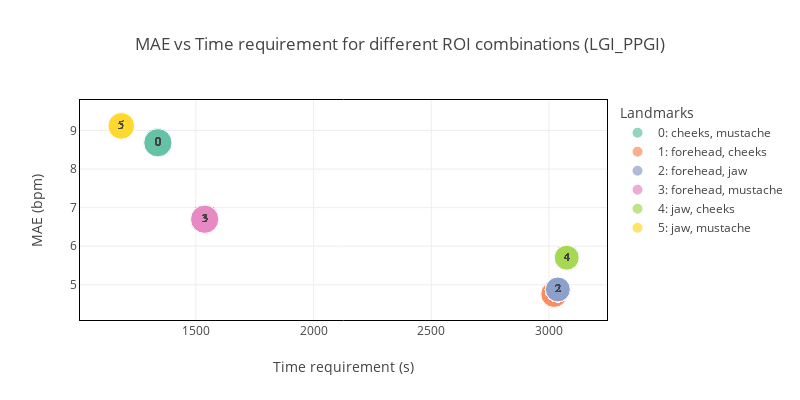

The code cell stored with this chart in its notebook:
### Markdown cell above
## ROI combination

### Code cell
df_combine = pd.read_hdf(f'../results/test_landmarks/h5/{dataset_name}/{dataset_name}_combine_roi.h5')

df1, fig, ax = plot_bubble_roi(df_combine, metric, dataset_name, roi, fig, ax, title=f'MAE vs Time requirement for different ROI combinations ({dataset_name})',size=[800,400])
fig.show()

### Figure 1 — Plotly figure (JSON) as saved in the notebook; plotly's stock layout.template omitted (floating-point values rounded to 4 significant figures)
{"data": [{"customdata": [["0: cheeks, mustache"], ["0: cheeks, mustache"], ["0: cheeks, mustache"], ["0: cheeks, mustache"], ["0: cheeks, mustache"], ["0: cheeks, mustache"], ["0: cheeks, mustache"], ["0: cheeks, mustache"], ["0: cheeks, mustache"], ["0: cheeks, mustache"], ["0: cheeks, mustache"], ["0: cheeks, mustache"], ["0: cheeks, mustache"], ["0: cheeks, mustache"], ["0: cheeks, mustache"], ["0: cheeks, mustache"], ["0: cheeks, mustache"], ["0: cheeks, mustache"], ["0: cheeks, mustache"], ["0: cheeks, mustache"], ["0: cheeks, mustache"], ["0: cheeks, mustache"]], "hovertemplate": "Landmarks=%{customdata[0]}<br>Time requirement (s)=%{x}<br>MAE (bpm)=%{y}<br>Number of landmarks=%{marker.size}<br>landmarks_id=%{text}<extra></extra>", "legendgroup": "0: cheeks, mustache", "marker": {"color": "rgb(102,194,165)", "size": [9, 9, 9, 9, 9, 9, 9, 9, 9, 9, 9, 9, 9, 9, 9, 9, 9, 9, 9, 9, 9, 9], "sizemode": "area", "sizeref": 0.0225, "symbol": "circle"}, "mode": "markers+text", "name": "0: cheeks, mustache", "orientation": "v", "showlegend": true, "text": [0, 0, 0, 0, 0, 0, 0, 0, 0, 0, 0, 0, 0, 0, 0, 0, 0, 0, 0, 0, 0, 0], "textfont": {"family": "Courier New", "size": 12}, "textposition": "middle center", "type": "scatter", "x": [1339.0, 1339.0, 1339.0, 1339.0, 1339.0, 1339.0, 1339.0, 1339.0, 1339.0, 1339.0, 1339.0, 1339.0, 1339.0, 1339.0, 1339.0, 1339.0, 1339.0, 1339.0, 1339.0, 1339.0, 1339.0, 1339.0], "xaxis": "x", "y": [8.682, 8.682, 8.682, 8.682, 8.682, 8.682, 8.682, 8.682, 8.682, 8.682, 8.682, 8.682, 8.682, 8.682, 8.682, 8.682, 8.682, 8.682, 8.682, 8.682, 8.682, 8.682], "yaxis": "y"}, {"customdata": [["1: forehead, cheeks"], ["1: forehead, cheeks"], ["1: forehead, cheeks"], ["1: forehead, cheeks"], ["1: forehead, cheeks"], ["1: forehead, cheeks"], ["1: forehead, cheeks"], ["1: forehead, cheeks"], ["1: forehead, cheeks"], ["1: forehead, cheeks"], ["1: forehead, cheeks"], ["1: forehead, cheeks"], ["1: forehead, cheeks"], ["1: forehead, cheeks"], ["1: forehead, cheeks"], ["1: forehead, cheeks"], ["1: forehead, cheeks"], ["1: forehead, cheeks"], ["1: forehead, cheeks"], ["1: forehead, cheeks"], ["1: forehead, cheeks"], ["1: forehead, cheeks"], ["1: forehead, cheeks"], ["1: forehead, cheeks"], ["1: forehead, cheeks"], ["1: forehead, cheeks"], ["1: forehead, cheeks"], ["1: forehead, cheeks"], ["1: forehead, cheeks"], ["1: forehead, cheeks"], ["1: forehead, cheeks"], ["1: forehead, cheeks"], ["1: forehead, cheeks"], ["1: forehead, cheeks"], ["1: forehead, cheeks"], ["1: forehead, cheeks"], ["1: forehead, cheeks"]], "hovertemplate": "Landmarks=%{customdata[0]}<br>Time requirement (s)=%{x}<br>MAE (bpm)=%{y}<br>Number of landmarks=%{marker.size}<br>landmarks_id=%{text}<extra></extra>", "legendgroup": "1: forehead, cheeks", "marker": {"color": "rgb(252,141,98)", "size": [8, 8, 8, 8, 8, 8, 8, 8, 8, 8, 8, 8, 8, 8, 8, 8, 8, 8, 8, 8, 8, 8, 8, 8, 8, 8, 8, 8, 8, 8, 8, 8, 8, 8, 8, 8, 8], "sizemode": "area", "sizeref": 0.0225, "symbol": "circle"}, "mode": "markers+text", "name": "1: forehead, cheeks", "orientation": "v", "showlegend": true, "text": [1, 1, 1, 1, 1, 1, 1, 1, 1, 1, 1, 1, 1, 1, 1, 1, 1, 1, 1, 1, 1, 1, 1, 1, 1, 1, 1, 1, 1, 1, 1, 1, 1, 1, 1, 1, 1], "textfont": {"family": "Courier New", "size": 12}, "textposition": "middle center", "type": "scatter", "x": [3022.0, 3022.0, 3022.0, 3022.0, 3022.0, 3022.0, 3022.0, 3022.0, 3022.0, 3022.0, 3022.0, 3022.0, 3022.0, 3022.0, 3022.0, 3022.0, 3022.0, 3022.0, 3022.0, 3022.0, 3022.0, 3022.0, 3022.0, 3022.0, 3022.0, 3022.0, 3022.0, 3022.0, 3022.0, 3022.0, 3022.0, 3022.0, 3022.0, 3022.0, 3022.0, 3022.0, 3022.0], "xaxis": "x", "y": [4.759, 4.759, 4.759, 4.759, 4.759, 4.759, 4.759, 4.759, 4.759, 4.759, 4.759, 4.759, 4.759, 4.759, 4.759, 4.759, 4.759, 4.759, 4.759, 4.759, 4.759, 4.759, 4.759, 4.759, 4.759, 4.759, 4.759, 4.759, 4.759, 4.759, 4.759, 4.759, 4.759, 4.759, 4.759, 4.759, 4.759], "yaxis": "y"}, {"customdata": [["2: forehead, jaw"], ["2: forehead, jaw"], ["2: forehead, jaw"], ["2: forehead, jaw"], ["2: forehead, jaw"], ["2: forehead, jaw"], ["2: forehead, jaw"], ["2: forehead, jaw"], ["2: forehead, jaw"], ["2: forehead, jaw"], ["2: forehead, jaw"], ["2: forehead, jaw"], ["2: forehead, jaw"], ["2: forehead, jaw"], ["2: forehead, jaw"], ["2: forehead, jaw"], ["2: forehead, jaw"], ["2: forehead, jaw"], ["2: forehead, jaw"], ["2: forehead, jaw"], ["2: forehead, jaw"], ["2: forehead, jaw"], ["2: forehead, jaw"], ["2: forehead, jaw"], ["2: forehead, jaw"], ["2: forehead, jaw"], ["2: forehead, jaw"], ["2: forehead, jaw"], ["2: forehead, jaw"], ["2: forehead, jaw"], ["2: forehead, jaw"], ["2: forehead, jaw"], ["2: forehead, jaw"], ["2: forehead, jaw"], ["2: forehead, jaw"], ["2: forehead, jaw"], ["2: forehead, jaw"]], "hovertemplate": "Landmarks=%{customdata[0]}<br>Time requirement (s)=%{x}<br>MAE (bpm)=%{y}<br>Number of landmarks=%{marker.size}<br>landmarks_id=%{text}<extra></extra>", "legendgroup": "2: forehead, jaw", "marker": {"color": "rgb(141,160,203)", "size": [7, 7, 7, 7, 7, 7, 7, 7, 7, 7, 7, 7, 7, 7, 7, 7, 7, 7, 7, 7, 7, 7, 7, 7, 7, 7, 7, 7, 7, 7, 7, 7, 7, 7, 7, 7, 7], "sizemode": "area", "sizeref": 0.0225, "symbol": "circle"}, "mode": "markers+text", "name": "2: forehead, jaw", "orientation": "v", "showlegend": true, "text": [2, 2, 2, 2, 2, 2, 2, 2, 2, 2, 2, 2, 2, 2, 2, 2, 2, 2, 2, 2, 2, 2, 2, 2, 2, 2, 2, 2, 2, 2, 2, 2, 2, 2, 2, 2, 2], "textfont": {"family": "Courier New", "size": 12}, "textposition": "middle center", "type": "scatter", "x": [3038.0, 3038.0, 3038.0, 3038.0, 3038.0, 3038.0, 3038.0, 3038.0, 3038.0, 3038.0, 3038.0, 3038.0, 3038.0, 3038.0, 3038.0, 3038.0, 3038.0, 3038.0, 3038.0, 3038.0, 3038.0, 3038.0, 3038.0, 3038.0, 3038.0, 3038.0, 3038.0, 3038.0, 3038.0, 3038.0, 3038.0, 3038.0, 3038.0, 3038.0, 3038.0, 3038.0, 3038.0], "xaxis": "x", "y": [4.878, 4.878, 4.878, 4.878, 4.878, 4.878, 4.878, 4.878, 4.878, 4.878, 4.878, 4.878, 4.878, 4.878, 4.878, 4.878, 4.878, 4.878, 4.878, 4.878, 4.878, 4.878, 4.878, 4.878, 4.878, 4.878, 4.878, 4.878, 4.878, 4.878, 4.878, 4.878, 4.878, 4.878, 4.878, 4.878, 4.878], "yaxis": "y"}, {"customdata": [["3: forehead, mustache"], ["3: forehead, mustache"], ["3: forehead, mustache"], ["3: forehead, mustache"], ["3: forehead, mustache"], ["3: forehead, mustache"], ["3: forehead, mustache"], ["3: forehead, mustache"], ["3: forehead, mustache"], ["3: forehead, mustache"], ["3: forehead, mustache"], ["3: forehead, mustache"], ["3: forehead, mustache"], ["3: forehead, mustache"], ["3: forehead, mustache"], ["3: forehead, mustache"], ["3: forehead, mustache"], ["3: forehead, mustache"], ["3: forehead, mustache"], ["3: forehead, mustache"], ["3: forehead, mustache"], ["3: forehead, mustache"]], "hovertemplate": "Landmarks=%{customdata[0]}<br>Time requirement (s)=%{x}<br>MAE (bpm)=%{y}<br>Number of landmarks=%{marker.size}<br>landmarks_id=%{text}<extra></extra>", "legendgroup": "3: forehead, mustache", "marker": {"color": "rgb(231,138,195)", "size": [9, 9, 9, 9, 9, 9, 9, 9, 9, 9, 9, 9, 9, 9, 9, 9, 9, 9, 9, 9, 9, 9], "sizemode": "area", "sizeref": 0.0225, "symbol": "circle"}, "mode": "markers+text", "name": "3: forehead, mustache", "orientation": "v", "showlegend": true, "text": [3, 3, 3, 3, 3, 3, 3, 3, 3, 3, 3, 3, 3, 3, 3, 3, 3, 3, 3, 3, 3, 3], "textfont": {"family": "Courier New", "size": 12}, "textposition": "middle center", "type": "scatter", "x": [1538.0, 1538.0, 1538.0, 1538.0, 1538.0, 1538.0, 1538.0, 1538.0, 1538.0, 1538.0, 1538.0, 1538.0, 1538.0, 1538.0, 1538.0, 1538.0, 1538.0, 1538.0, 1538.0, 1538.0, 1538.0, 1538.0], "xaxis": "x", "y": [6.699, 6.699, 6.699, 6.699, 6.699, 6.699, 6.699, 6.699, 6.699, 6.699, 6.699, 6.699, 6.699, 6.699, 6.699, 6.699, 6.699, 6.699, 6.699, 6.699, 6.699, 6.699], "yaxis": "y"}, {"customdata": [["4: jaw, cheeks"], ["4: jaw, cheeks"], ["4: jaw, cheeks"], ["4: jaw, cheeks"], ["4: jaw, cheeks"], ["4: jaw, cheeks"], ["4: jaw, cheeks"], ["4: jaw, cheeks"], ["4: jaw, cheeks"], ["4: jaw, cheeks"], ["4: jaw, cheeks"], ["4: jaw, cheeks"], ["4: jaw, cheeks"], ["4: jaw, cheeks"], ["4: jaw, cheeks"], ["4: jaw, cheeks"], ["4: jaw, cheeks"], ["4: jaw, cheeks"], ["4: jaw, cheeks"], ["4: jaw, cheeks"], ["4: jaw, cheeks"], ["4: jaw, cheeks"], ["4: jaw, cheeks"], ["4: jaw, cheeks"], ["4: jaw, cheeks"], ["4: jaw, cheeks"], ["4: jaw, cheeks"], ["4: jaw, cheeks"], ["4: jaw, cheeks"], ["4: jaw, cheeks"], ["4: jaw, cheeks"], ["4: jaw, cheeks"], ["4: jaw, cheeks"], ["4: jaw, cheeks"], ["4: jaw, cheeks"], ["4: jaw, cheeks"], ["4: jaw, cheeks"]], "hovertemplate": "Landmarks=%{customdata[0]}<br>Time requirement (s)=%{x}<br>MAE (bpm)=%{y}<br>Number of landmarks=%{marker.size}<br>landmarks_id=%{text}<extra></extra>", "legendgroup": "4: jaw, cheeks", "marker": {"color": "rgb(166,216,84)", "size": [7, 7, 7, 7, 7, 7, 7, 7, 7, 7, 7, 7, 7, 7, 7, 7, 7, 7, 7, 7, 7, 7, 7, 7, 7, 7, 7, 7, 7, 7, 7, 7, 7, 7, 7, 7, 7], "sizemode": "area", "sizeref": 0.0225, "symbol": "circle"}, "mode": "markers+text", "name": "4: jaw, cheeks", "orientation": "v", "showlegend": true, "text": [4, 4, 4, 4, 4, 4, 4, 4, 4, 4, 4, 4, 4, 4, 4, 4, 4, 4, 4, 4, 4, 4, 4, 4, 4, 4, 4, 4, 4, 4, 4, 4, 4, 4, 4, 4, 4], "textfont": {"family": "Courier New", "size": 12}, "textposition": "middle center", "type": "scatter", "x": [3076.0, 3076.0, 3076.0, 3076.0, 3076.0, 3076.0, 3076.0, 3076.0, 3076.0, 3076.0, 3076.0, 3076.0, 3076.0, 3076.0, 3076.0, 3076.0, 3076.0, 3076.0, 3076.0, 3076.0, 3076.0, 3076.0, 3076.0, 3076.0, 3076.0, 3076.0, 3076.0, 3076.0, 3076.0, 3076.0, 3076.0, 3076.0, 3076.0, 3076.0, 3076.0, 3076.0, 3076.0], "xaxis": "x", "y": [5.703, 5.703, 5.703, 5.703, 5.703, 5.703, 5.703, 5.703, 5.703, 5.703, 5.703, 5.703, 5.703, 5.703, 5.703, 5.703, 5.703, 5.703, 5.703, 5.703, 5.703, 5.703, 5.703, 5.703, 5.703, 5.703, 5.703, 5.703, 5.703, 5.703, 5.703, 5.703, 5.703, 5.703, 5.703, 5.703, 5.703], "yaxis": "y"}, {"customdata": [["5: jaw, mustache"], ["5: jaw, mustache"], ["5: jaw, mustache"], ["5: jaw, mustache"], ["5: jaw, mustache"], ["5: jaw, mustache"], ["5: jaw, mustache"], ["5: jaw, mustache"], ["5: jaw, mustache"], ["5: jaw, mustache"], ["5: jaw, mustache"], ["5: jaw, mustache"], ["5: jaw, mustache"], ["5: jaw, mustache"], ["5: jaw, mustache"], ["5: jaw, mustache"], ["5: jaw, mustache"], ["5: jaw, mustache"], ["5: jaw, mustache"], ["5: jaw, mustache"], ["5: jaw, mustache"], ["5: jaw, mustache"]], "hovertemplate": "Landmarks=%{customdata[0]}<br>Time requirement (s)=%{x}<br>MAE (bpm)=%{y}<br>Number of landmarks=%{marker.size}<br>landmarks_id=%{text}<extra></extra>", "legendgroup": "5: jaw, mustache", "marker": {"color": "rgb(255,217,47)", "size": [8, 8, 8, 8, 8, 8, 8, 8, 8, 8, 8, 8, 8, 8, 8, 8, 8, 8, 8, 8, 8, 8], "sizemode": "area", "sizeref": 0.0225, "symbol": "circle"}, "mode": "markers+text", "name": "5: jaw, mustache", "orientation": "v", "showlegend": true, "text": [5, 5, 5, 5, 5, 5, 5, 5, 5, 5, 5, 5, 5, 5, 5, 5, 5, 5, 5, 5, 5, 5], "textfont": {"family": "Courier New", "size": 12}, "textposition": "middle center", "type": "scatter", "x": [1183.0, 1183.0, 1183.0, 1183.0, 1183.0, 1183.0, 1183.0, 1183.0, 1183.0, 1183.0, 1183.0, 1183.0, 1183.0, 1183.0, 1183.0, 1183.0, 1183.0, 1183.0, 1183.0, 1183.0, 1183.0, 1183.0], "xaxis": "x", "y": [9.119, 9.119, 9.119, 9.119, 9.119, 9.119, 9.119, 9.119, 9.119, 9.119, 9.119, 9.119, 9.119, 9.119, 9.119, 9.119, 9.119, 9.119, 9.119, 9.119, 9.119, 9.119], "yaxis": "y"}], "layout": {"height": 400, "legend": {"itemsizing": "constant", "title": {"text": "Landmarks"}, "tracegroupgap": 0}, "title": {"text": "MAE vs Time requirement for different ROI combinations (LGI_PPGI)"}, "width": 800, "xaxis": {"anchor": "y", "domain": [0, 1], "linecolor": "black", "mirror": true, "showline": true, "title": {"text": "Time requirement (s)"}}, "yaxis": {"anchor": "x", "domain": [0, 1], "linecolor": "black", "mirror": true, "showline": true, "title": {"text": "MAE (bpm)"}}}}
